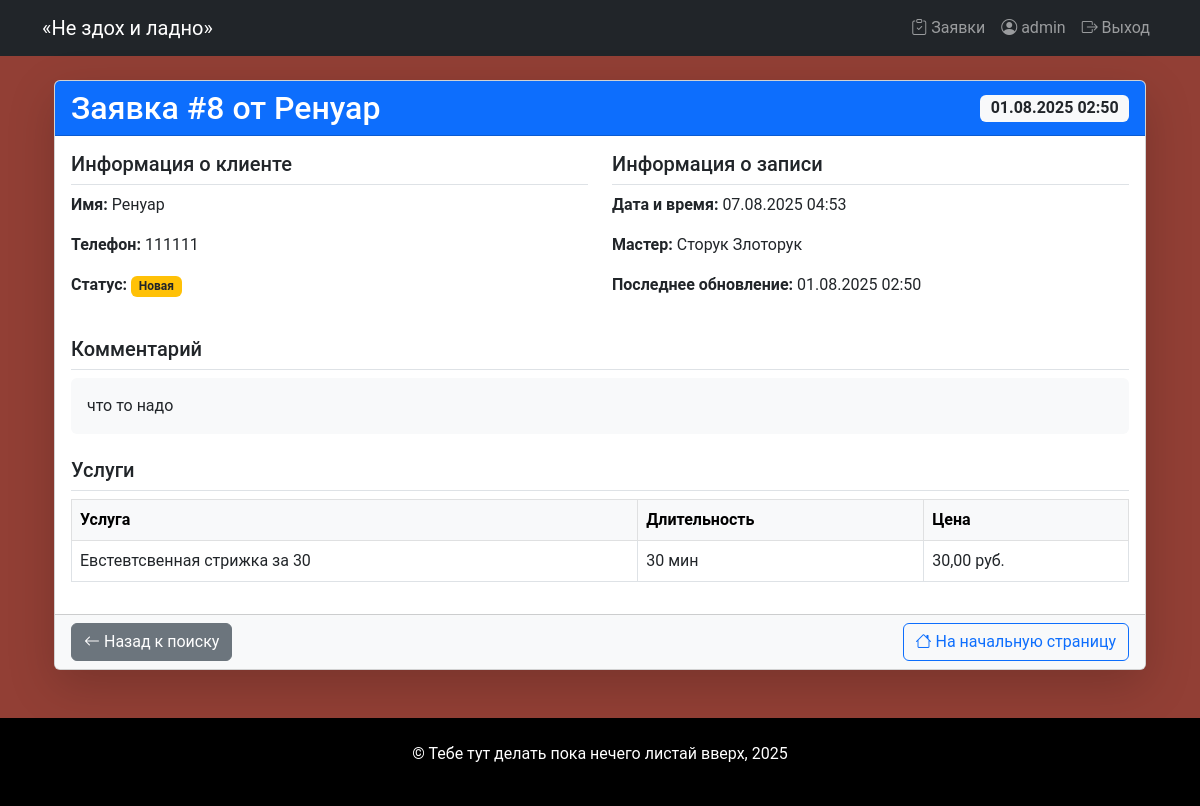
Page /order/8/ (signed in) on the committed database.
### core/models.py (models this page shows, shortened)
class Order(models.Model):
    STATUS_CHOICES = [
        ('not_approved', 'Не подтверждена'),
        ('new', 'Новая'),
        ('confirmed', 'Подтверждена'),
        ('cancelled', 'Отменена'),
        ('completed', 'Выполнена')
    ]
    client_name = models.CharField(max_length=100, verbose_name="Имя клиента")
    phone = models.CharField(max_length=20, verbose_name="Телефон")
    comment = models.TextField(blank=True, verbose_name="Комментарий")
    status = models.CharField (
        max_length=50,
        choices=STATUS_CHOICES,
        default="not_approved",
        verbose_name="Статус")
    date_created = models.DateTimeField(auto_now_add=True, verbose_name="Дата создания")
    date_updated = models.DateTimeField(null=True, auto_now=True, verbose_name="Дата обновления")
    master = models.ForeignKey(
        "Master",
        on_delete=models.SET_NULL,
        null=True,
        blank=True,
        verbose_name="Мастер")
    services = models.ManyToManyField(
        "Service",
        related_name="orders",
        verbose_name="Услуги"
    )
    appointment_date = models.DateTimeField(verbose_name="Дата и время записи")
    class Meta:
        verbose_name = "Запись"
        verbose_name_plural="Записи"

class Master(models.Model):
    name = models.CharField(max_length=150, verbose_name="Имя")
    photo = models.ImageField(upload_to="masters/", blank=True, verbose_name="Фотография", null=True)
    phone = models.CharField(max_length=20, verbose_name="Телефон")
    address = models.CharField(max_length=256, verbose_name="Адрес")
    experience = models.PositiveIntegerField(
        verbose_name="Стаж работы",
        help_text="Опыт работы в годах")
    services = models.ManyToManyField(
        "Service",
        related_name="masters",
        verbose_name="Услуги")
    is_active = models.BooleanField(
        default=True,
        verbose_name="Активен")
    class Meta:
        verbose_name = "Мастер"
        verbose_name_plural="Мастера"

class Service(models.Model):
    name = models.CharField(max_length=200, verbose_name="Название")
    description = models.TextField(blank=True, verbose_name="Описание")
    price = models.DecimalField(
        max_digits=10,
        decimal_places=2,
        verbose_name="Цена")
    duration = models.PositiveIntegerField (verbose_name="Длительность", help_text="Время выполнения в минутах")
    is_popular = models.BooleanField(default=False,  verbose_name="Популярная услуга")
    image = models.ImageField(
        null=True,
        upload_to="services/",
        blank=True,
        verbose_name="Изображение")
    class Meta:
        verbose_name = "Услуга"
        verbose_name_plural="Услуги"

### core/views.py (the view)
# urls.py: path('order/<int:pk>/', order_detail, name='order_detail'),
@login_required
def order_detail(request, pk):
    order  = get_object_or_404(Order, pk=pk)
    return render(request, 'order_detail.html', {'order': order})

### core/context_processors.py (called while the page is built)
def menu_barbershop(request):
    menu_context = [
        {"name": "Главная", "url": reverse("landing")},
        {"name": "О нас", "url": reverse("landing") + "#about"},
        {"name": "Преимущества", "url": reverse("landing") + "#benefits"},
        {"name": "Мастера", "url": reverse("landing") + "#masters"},
        {"name": "Услуги", "url": reverse("landing") + "#services"},
        {"name": "Запись", "url": reverse("landing") + "#booking"},
        {"name": "Спасибо", "url": reverse("thanks")},
    ]
    return menu_context

### templates/order_detail.html
{% extends 'base.html' %}
{% block content %}
<div class="container">
    <div class="card shadow-lg">
        <div class="card-header bg-primary text-white">
            <div class="d-flex justify-content-between align-items-center">
                <h2 class="mb-0">Заявка #{{ order.id }} от {{ order.client_name }}</h2>
                <span class="badge bg-light text-dark fs-6">
                    {{ order.date_created|date:"d.m.Y H:i" }}
                </span>
            </div>
        </div>
        <div class="card-body">
            <div class="row mb-4">
                <div class="col-md-6">
                    <h5 class="border-bottom pb-2">Информация о клиенте</h5>
                    <p><strong>Имя:</strong> {{ order.client_name }}</p>
                    <p><strong>Телефон:</strong> {{ order.phone }}</p>
                    <p><strong>Статус:</strong>
                        <span class="badge
                            {% if order.status == 'completed' %}bg-success
                            {% elif order.status == 'cancelled' %}bg-danger
                            {% elif order.status == 'confirmed' %}bg-primary
                            {% else %}bg-warning text-dark{% endif %}">
                            {{ order.get_status_display }}
                        </span>
                    </p>
                </div>
                <div class="col-md-6">
                    <h5 class="border-bottom pb-2">Информация о записи</h5>
                    <p><strong>Дата и время:</strong> {{ order.appointment_date|date:"d.m.Y H:i" }}</p>
                    <p><strong>Мастер:</strong>
                        {% if order.master %}
                        {{ order.master.name }}
                        {% else %}
                        <span class="text-muted">Не назначен</span>
                        {% endif %}
                    </p>
                    <p><strong>Последнее обновление:</strong> {{ order.date_updated|date:"d.m.Y H:i" }}</p>
                </div>
            </div>
            <div class="row mb-4">
                <div class="col-12">
                    <h5 class="border-bottom pb-2">Комментарий</h5>
                    <div class="bg-light p-3 rounded">
                        {% if order.comment %}
                        {{ order.comment }}
                        {% else %}
                        <span class="text-muted">Комментарий не оставлен</span>
                        {% endif %}
                    </div>
                </div>
            </div>
            <div class="row">
                <div class="col-12">
                    <h5 class="border-bottom pb-2">Услуги</h5>
                    <div class="table-responsive">
                        <table class="table table-bordered">
                            <thead class="table-light">
                                <tr>
                                    <th>Услуга</th>
                                    <th>Длительность</th>
                                    <th>Цена</th>
                                </tr>
                            </thead>
                            <tbody>
                                {% for service in order.services.all %}
                                <tr>
                                    <td>{{ service.name }}</td>
                                    <td>{{ service.duration }} мин</td>
                                    <td>{{ service.price }} руб.</td>
                                </tr>
                                {% empty %}
                                <tr>
                                    <td colspan="3" class="text-center text-muted">
                                        Услуги не выбраны
                                    </td>
                                </tr>
                                {% endfor %}
                            </tbody>
                        </table>
                    </div>
                </div>
            </div>
        </div>
        <div class="card-footer bg-light">
            <div class="d-flex justify-content-between">
                <a href="{% url 'orders_list' %}" class="btn btn-secondary">
                    <i class="bi bi-arrow-left"></i> Назад к поиску
                </a>
                <a href="{% url 'landing' %}" class="btn btn-outline-primary">
                    <i class="bi bi-house"></i> На начальную страницу
                </a>
            </div>
        </div>
    </div>
</div>
{% endblock %}

### templates/includes/menu.html (shortened to what this page needs)
<nav class="navbar navbar-expand-lg navbar-dark bg-dark">
    <div class="container">
        <a class="navbar-brand" href="{% url 'landing' %}">«Не здох и ладно»</a>
        <div class="collapse navbar-collapse" id="navbarNav">
            <ul class="navbar-nav">
                {% if user.is_authenticated %}
                <li class="nav-item">
                    <a class="nav-link" href="{% url 'orders_list' %}">
                        <i class="bi bi-clipboard-check"></i> Заявки
                    </a>
                </li>
                <li class="nav-item">
                    <a class="nav-link" href="#">
                        <i class="bi bi-person-circle"></i> {{ user.username }}
                    </a>
                </li>
                <li class="nav-item">
                    <a class="nav-link" href="{% url 'logout' %}">
                        <i class="bi bi-box-arrow-right"></i> Выход
                    </a>
                </li>
                {% endif %}
            </ul>
        </div>
    </div>
</nav>

### static/css/main.css (style rules this page uses)
body { background-color: #7c170cd3; font-family: "Roboto", sans-serif; }

### rows in the picture
Order: id "8", client_name "Ренуар", date_created "01.08.2025 02:50", phone "111111", status "Новая", appointment_date "07.08.2025 04:53", master.name "Сторук Злоторук", date_updated "01.08.2025 02:50", comment "что то надо"
Service: name "Евстевтсвенная стрижка за 30", duration "30", price "30,00"

### other values in the picture
{{ user.username }} "admin"
